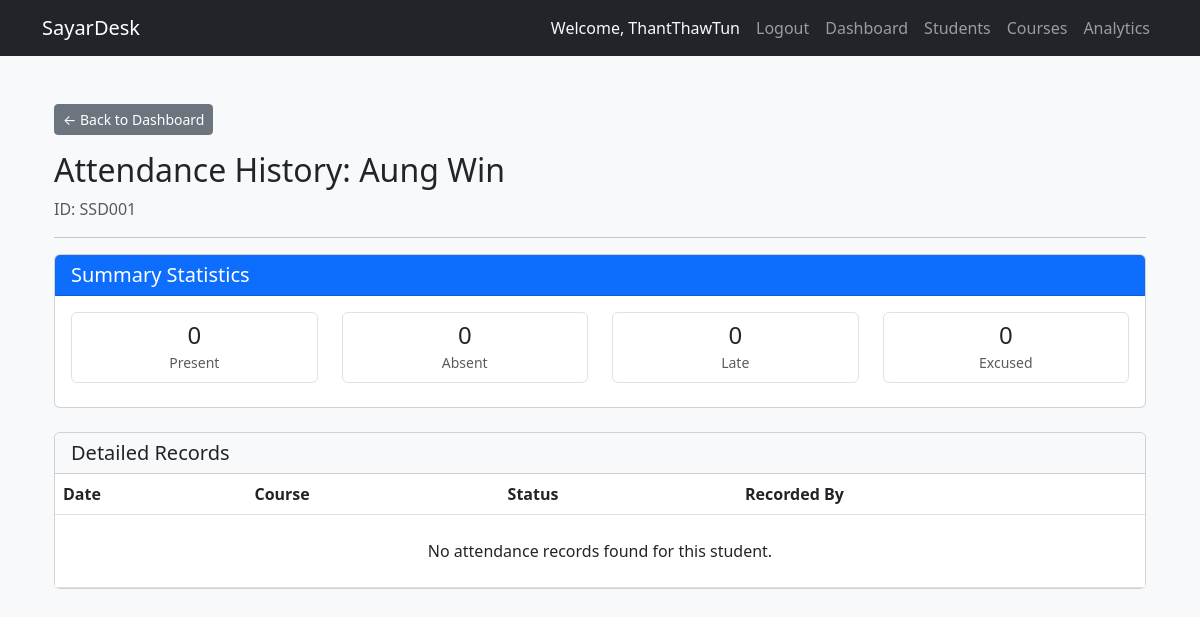
Screenshot of /student/7/history/ (signed in) with the database file from the repository.
### dashboard/models.py (models this page shows, shortened)
class Student(models.Model):
    class StudentStatus(models.TextChoices):
        ACTIVE = 'ACT', 'Active'
        LEAVE = 'LVE', 'On Leave'
        DROPPED = 'DRP', 'Dropped Out'
    class GenderChoices(models.TextChoices):
        MALE = 'M', 'Male'
        FEMALE = 'F', 'Female'
        OTHER = 'O', 'Other'
        PREFER_NOT_TO_SAY = 'P', 'Prefer not to say'
    user = models.ForeignKey(User, on_delete=models.CASCADE)
    first_name = models.CharField(max_length=100)
    last_name = models.CharField(max_length=100)
    student_id = models.CharField(max_length=50, unique=True, blank=True, null=True)
    email = models.EmailField(blank=True, null=True)
    age = models.IntegerField(blank=True, null=True)
    gender = models.CharField(
        max_length=1,
        choices=GenderChoices.choices,
        default=GenderChoices.PREFER_NOT_TO_SAY,
        blank=True,
        null=True
    )
    city = models.CharField(max_length=100, blank=True, null=True)
    country = models.CharField(max_length=100, blank=True, null=True)
    status = models.CharField(
        max_length=3,
        choices=StudentStatus.choices,
        default=StudentStatus.ACTIVE
    )
    current_balance = models.DecimalField(max_digits=10, decimal_places=2, default=0.00)
    courses = models.ManyToManyField(Course, through='Enrollment', related_name='students', blank=True)
    date_added = models.DateTimeField(auto_now_add=True)
    previous_grade = models.FloatField(default=0.0, help_text="Entrance Exam/Baseline Score (0-100)")
    study_hours = models.PositiveIntegerField(default=0, help_text="Average self-reported study hours per week.")
    payment_delays = models.PositiveIntegerField(default=0, help_text="Total number of late payments recorded.")
    class Meta:
        unique_together = ('student_id', 'first_name', 'last_name')
    @property
    def current_balance(self):
        total_course_cost = self.enrollment_set.aggregate(total=Sum('course__cost'))['total'] or 0
        total_payments = self.payment_set.aggregate(total=Sum('amount'))['total'] or 0
        return total_course_cost - total_payments

### dashboard/views.py (the view)
# urls.py: path('student/<int:student_pk>/history/', views.student_attendance_history, name='student_attendance_history'),
@login_required
def student_attendance_history(request, student_pk):
    student = get_object_or_404(Student, pk=student_pk, user=request.user)
    all_attendance_records = Attendance.objects.filter(student=student).order_by('-date')
    summary_counts = {
        'P': 0, # Present
        'A': 0, # Absent
        'L': 0, # Late
        'E': 0, # Excused
    }
    for record in all_attendance_records:
        if record.status in summary_counts:
            summary_counts[record.status] += 1
    context = {
        'student': student,
        'attendance_records': all_attendance_records,
        'summary_counts': summary_counts,
        'status_labels': {code: label for code, label in Attendance.AttendanceStatus.choices},
    }
    return render(request, 'dashboard/student_attendance_history.html', context)

### dashboard/templatetags/dashboard_filters.py (called while the page is built)
@register.filter
def get_item(dictionary, key):
    if isinstance(dictionary, dict):
        return dictionary.get(key)
    return None

### dashboard/templates/dashboard/student_attendance_history.html
{% extends "dashboard/base.html" %}
{% load dashboard_filters %}  {% block content %}
<div class="container mt-4">
    <a href="{% url 'fetch_data' %}" class="btn btn-secondary btn-sm mb-3">
        &larr; Back to Dashboard
    </a>
    <div class="d-flex justify-content-between align-items-center">
        <h2>Attendance History: {{ student.first_name }} {{ student.last_name }}</h2>
    </div>
    <p class="text-muted">ID: {{ student.student_id }}</p>
    <hr>
    <div class="card mb-4">
        <div class="card-header bg-primary text-white">
            <h5 class="mb-0">Summary Statistics</h5>
        </div>
        <div class="card-body">
            <div class="row text-center">
                {% for code, label in status_labels.items %}
                <div class="col-md-3 col-sm-6 mb-2">
                    <div class="p-2 border rounded">
                        <h4 class="mb-0">{{ summary_counts|get_item:code|default:0 }}</h4>
                        <small class="text-muted">{{ label }}</small>
                    </div>
                </div>
                {% endfor %}
            </div>
        </div>
    </div>
    <div class="card">
        <div class="card-header bg-light">
            <h5 class="mb-0">Detailed Records</h5>
        </div>
        <div class="table-responsive">
            <table class="table table-hover mb-0">
            <thead>
                <tr>
                    <th>Date</th>
                    <th>Course</th>
                    <th>Status</th>
                    <th>Recorded By</th>
                </tr>
            </thead>
            <tbody>
                {% for record in attendance_records %}
                <tr>
                    <td>{{ record.date|date:"F j, Y" }}</td>
                    <td>{{ record.course.name }} ({{ record.course.course_code }})</td>
                    <td>
                        <span class="badge
                            {% if record.status == 'P' %}bg-success
                            {% elif record.status == 'A' %}bg-danger
                            {% elif record.status == 'L' %}bg-warning text-dark
                            {% elif record.status == 'E' %}bg-info
                            {% else %}bg-secondary{% endif %}">
                            {{ status_labels|get_item:record.status }}
                        </span>
                    </td>
                    <td>{{ record.course.user.username }}</td>
                </tr>
                {% empty %}
                <tr>
                    <td colspan="4" class="text-center p-4">
                        No attendance records found for this student.
                    </td>
                </tr>
                {% endfor %}
            </tbody>
        </table>
    </div>
</div>
{% endblock content %}

### dashboard/templates/dashboard/base.html (shortened to what this page needs)
<!DOCTYPE html>
<html lang="en">
<head>
    <link href="https://cdn.jsdelivr.net/npm/bootstrap@5.3.0/dist/css/bootstrap.min.css" rel="stylesheet">
</head>
<body>
    <nav class="navbar navbar-expand-lg navbar-dark bg-dark fixed-top">
        <div class="container">
            <a class="navbar-brand" href="{% url 'dashboard_home' %}">SayarDesk</a>
            <div class="collapse navbar-collapse" id="navbarNav">
                <div class="navbar-nav ms-auto">
                    {% if user.is_authenticated %}
                        <span class="nav-link text-light">Welcome, {{ user.username }}</span>
                        <form action="{% url 'logout' %}" method="post" class="d-inline">
                            <button type="submit" class="nav-link btn btn-link" style="display: inline; border: none; background: none; padding: 8px;">
                                Logout
                            </button>
                        </form>
                    {% else %}
                        <a class="nav-link" href="{% url 'login' %}">Login</a>
                        <a class="nav-link" href="{% url 'register' %}">Register</a>
                    {% endif %}
                    <a class="nav-link" href="{% url 'dashboard_home' %}">Dashboard</a>
                    <a class="nav-link" href="{% url 'student_list' %}">Students</a>
                    <a class="nav-link" href="{% url 'course_list' %}">Courses</a>
                    <a class="nav-link" href="{% url 'dashboard_analytics' %}">Analytics</a>
                </div>
            </div>
        </div>
    </nav>
    <div class="container">
        {% block content %}
        {% endblock %}
    </div>
</body>
</html>

### dashboard/templates/dashboard/base.html (style rules this page uses)
body { padding-top: 80px; background-color: #f8f9fa; }

### rows the page displays
Student: first_name "Aung", last_name "Win", student_id "SSD001"

### other values shown
{{ user.username }} "ThantThawTun"
{{ summary_counts|get_item:code|default:0 }} "0" "0" "0" "0"
{{ label }} "Present" "Absent" "Late" "Excused"
